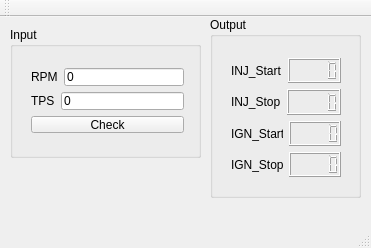
<?xml version="1.0" encoding="UTF-8"?>
<ui version="4.0">
 <class>gea</class>
 <widget class="QMainWindow" name="gea">
  <property name="geometry">
   <rect>
    <x>0</x>
    <y>0</y>
    <width>371</width>
    <height>248</height>
   </rect>
  </property>
  <property name="windowTitle">
   <string>gea</string>
  </property>
  <widget class="QWidget" name="centralWidget">
   <widget class="QGroupBox" name="groupBox">
    <property name="geometry">
     <rect>
      <x>10</x>
      <y>10</y>
      <width>191</width>
      <height>131</height>
     </rect>
    </property>
    <property name="title">
     <string>Input</string>
    </property>
    <widget class="QWidget" name="">
     <property name="geometry">
      <rect>
       <x>10</x>
       <y>30</y>
       <width>175</width>
       <height>87</height>
      </rect>
     </property>
     <layout class="QVBoxLayout" name="verticalLayout_2">
      <item>
       <layout class="QHBoxLayout" name="horizontalLayout_6">
        <item>
         <widget class="QLabel" name="label_5">
          <property name="text">
           <string>RPM</string>
          </property>
         </widget>
        </item>
        <item>
         <widget class="QLineEdit" name="inRPM">
          <property name="text">
           <string>0</string>
          </property>
         </widget>
        </item>
       </layout>
      </item>
      <item>
       <layout class="QHBoxLayout" name="horizontalLayout_5">
        <item>
         <widget class="QLabel" name="label_6">
          <property name="text">
           <string>TPS</string>
          </property>
         </widget>
        </item>
        <item>
         <widget class="QLineEdit" name="inTPS">
          <property name="text">
           <string>0</string>
          </property>
         </widget>
        </item>
       </layout>
      </item>
      <item>
       <widget class="QPushButton" name="btnCheck">
        <property name="text">
         <string>Check</string>
        </property>
       </widget>
      </item>
     </layout>
    </widget>
   </widget>
   <widget class="QGroupBox" name="groupBox_2">
    <property name="geometry">
     <rect>
      <x>210</x>
      <y>0</y>
      <width>151</width>
      <height>181</height>
     </rect>
    </property>
    <property name="title">
     <string>Output</string>
    </property>
    <widget class="QWidget" name="">
     <property name="geometry">
      <rect>
       <x>10</x>
       <y>30</y>
       <width>132</width>
       <height>141</height>
      </rect>
     </property>
     <layout class="QVBoxLayout" name="verticalLayout">
      <item>
       <layout class="QHBoxLayout" name="horizontalLayout_4">
        <item>
         <widget class="QLabel" name="label">
          <property name="text">
           <string>INJ_Start</string>
          </property>
         </widget>
        </item>
        <item>
         <widget class="QLCDNumber" name="outINJStart"/>
        </item>
       </layout>
      </item>
      <item>
       <layout class="QHBoxLayout" name="horizontalLayout_3">
        <item>
         <widget class="QLabel" name="label_2">
          <property name="text">
           <string>INJ_Stop</string>
          </property>
         </widget>
        </item>
        <item>
         <widget class="QLCDNumber" name="outINJStop"/>
        </item>
       </layout>
      </item>
      <item>
       <layout class="QHBoxLayout" name="horizontalLayout_2">
        <item>
         <widget class="QLabel" name="label_3">
          <property name="text">
           <string>IGN_Start</string>
          </property>
         </widget>
        </item>
        <item>
         <widget class="QLCDNumber" name="outIGNStart"/>
        </item>
       </layout>
      </item>
      <item>
       <layout class="QHBoxLayout" name="horizontalLayout">
        <item>
         <widget class="QLabel" name="label_4">
          <property name="text">
           <string>IGN_Stop</string>
          </property>
         </widget>
        </item>
        <item>
         <widget class="QLCDNumber" name="outIGNStop"/>
        </item>
       </layout>
      </item>
     </layout>
    </widget>
   </widget>
  </widget>
  <widget class="QMenuBar" name="menuBar">
   <property name="geometry">
    <rect>
     <x>0</x>
     <y>0</y>
     <width>371</width>
     <height>20</height>
    </rect>
   </property>
  </widget>
  <widget class="QToolBar" name="mainToolBar">
   <attribute name="toolBarArea">
    <enum>TopToolBarArea</enum>
   </attribute>
   <attribute name="toolBarBreak">
    <bool>false</bool>
   </attribute>
  </widget>
  <widget class="QStatusBar" name="statusBar"/>
 </widget>
 <layoutdefault spacing="6" margin="11"/>
 <resources/>
 <connections/>
</ui>
